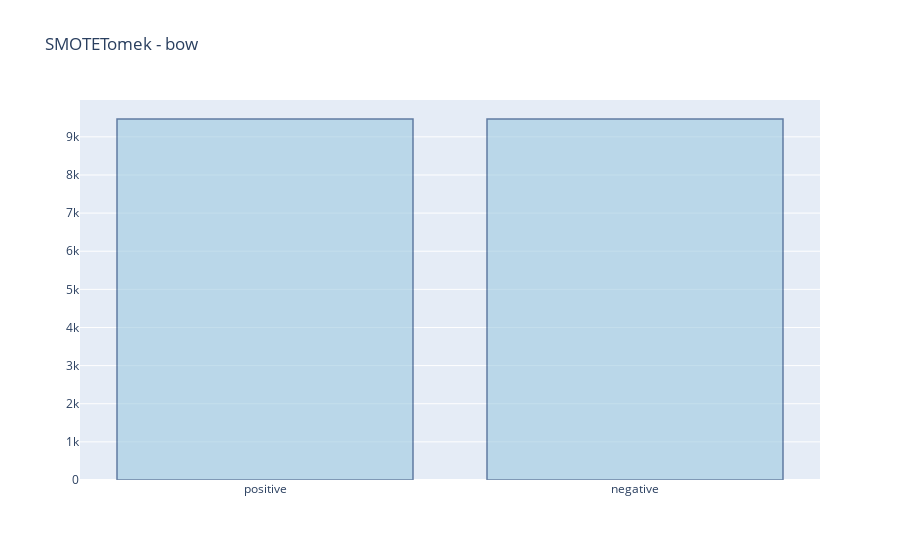

Notebook cell for this chart:
### Code cell
from imblearn.combine import SMOTETomek
smk = SMOTETomek(random_state=2)
xtrain_bow_smt, ytrain_bow_smt = smk.fit_sample(xtrain_bow, ytrain_bow)

#visualising the imbalanced data tranform into balanced one after the resampling technique

count_classes = pd.value_counts(ytrain_bow_smt, sort = True)
x = ['positive', 'negative']
y = [count_classes[0], count_classes[1]]

# Use the hovertext kw argument for hover text
fig = go.Figure(data=[go.Bar(x=x, y=y)])
# Customize aspect
fig.update_traces(marker_color='rgb(158,202,225)', marker_line_color='rgb(8,48,107)',
                  marker_line_width=1.5, opacity=0.6)
fig.update_layout(title_text='SMOTETomek - bow')
fig.show()

### Figure 1 — Plotly figure (JSON) as saved in the notebook; plotly's stock layout.template omitted (floating-point values rounded to 4 significant figures)
{"data": [{"marker": {"color": "rgb(158,202,225)", "line": {"color": "rgb(8,48,107)", "width": 1.5}}, "opacity": 0.6, "type": "bar", "x": ["positive", "negative"], "y": [9468, 9468]}], "layout": {"title": {"text": "SMOTETomek - bow"}}}
